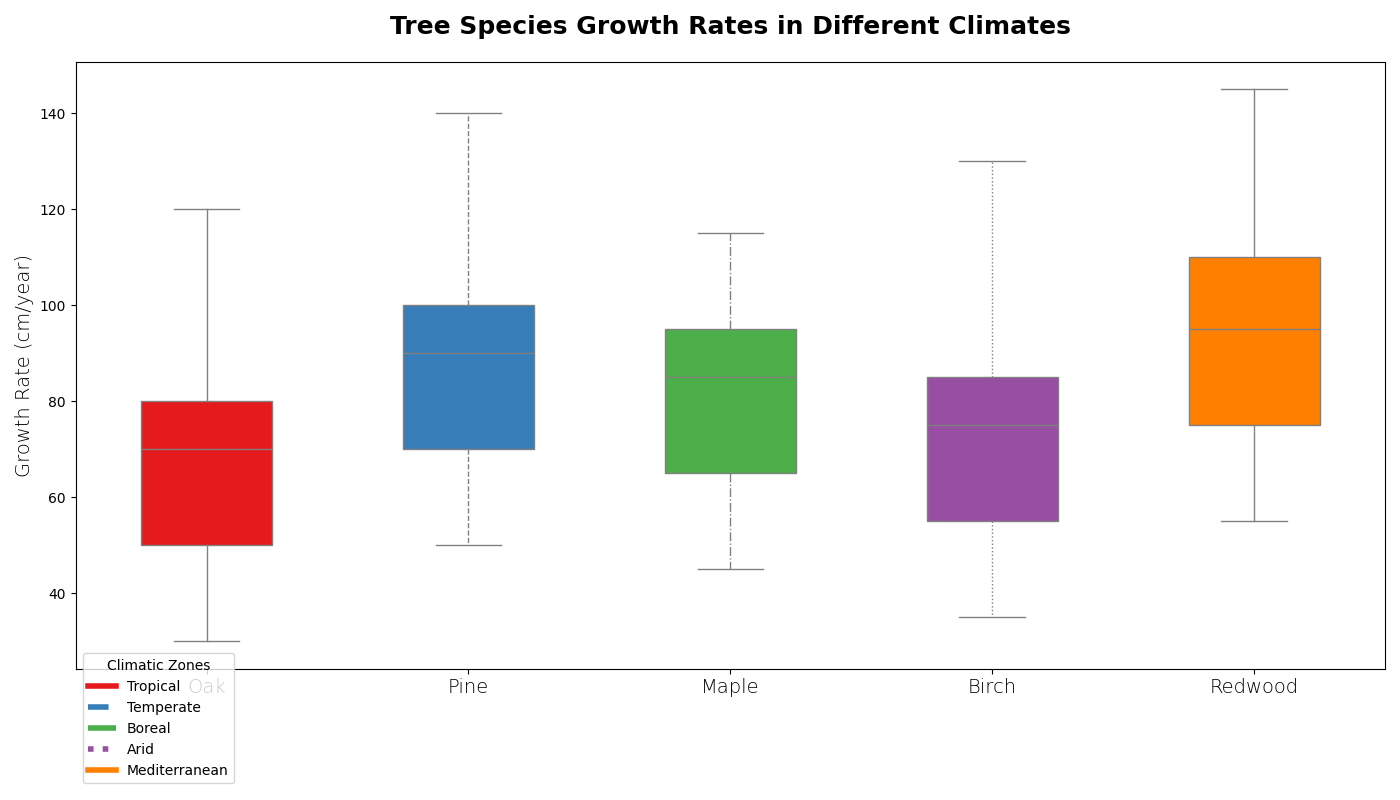

Write the Python code that produced this figure.
import numpy as np
import matplotlib.pyplot as plt

tree_species = ['Oak', 'Pine', 'Maple', 'Birch', 'Redwood']

climate_tropical = [120, 140, 115, 130, 145]
climate_temperate = [80, 100, 95, 85, 110]
climate_boreal = [50, 70, 65, 55, 75]
climate_arid = [30, 50, 45, 35, 55]
climate_mediterranean = [70, 90, 85, 75, 95]

data = [
    climate_tropical,
    climate_temperate,
    climate_boreal,
    climate_arid,
    climate_mediterranean
]

fig, ax = plt.subplots(figsize=(14, 8))

# Altering colors and line styles
colors = ['#E41A1C', '#377EB8', '#4DAF4A', '#984EA3', '#FF7F00'] # Altered color order and shades
linestyles = ['-', '--', '-.', ':', '-'] # Manually set line styles

for i, species in enumerate(tree_species):
    species_data = [climate[i] for climate in data]
    bp = ax.boxplot(species_data, positions=[i], widths=0.5, vert=True, patch_artist=True, 
                    boxprops=dict(facecolor=colors[i], color='gray'),
                    whiskerprops=dict(color='gray', linestyle=linestyles[i]),
                    capprops=dict(color='gray'),
                    flierprops=dict(marker='^', color='green', alpha=0.6), # Changed marker type and color
                    medianprops=dict(color='gray'),
                    notch=False) # Changed from True to False

ax.set_xticks(range(len(tree_species)))
ax.set_xticklabels(tree_species, fontsize=14, fontweight='light') # Changed font weight
ax.set_ylabel("Growth Rate (cm/year)", fontsize=14, fontweight='light') # Changed font weight
ax.set_title("Tree Species Growth Rates in Different Climates", fontsize=18, fontweight='bold', pad=20)

# Removed grid, changed legend properties
legend_labels = ['Tropical', 'Temperate', 'Boreal', 'Arid', 'Mediterranean']
handles = [plt.Line2D([0], [0], color=colors[i], lw=4, linestyle=linestyles[i]) for i in range(len(tree_species))]
ax.legend(handles, legend_labels, title='Climatic Zones', loc='lower left', bbox_to_anchor=(0, -0.2), fontsize=10) # Different position and style

plt.tight_layout()
plt.show()
